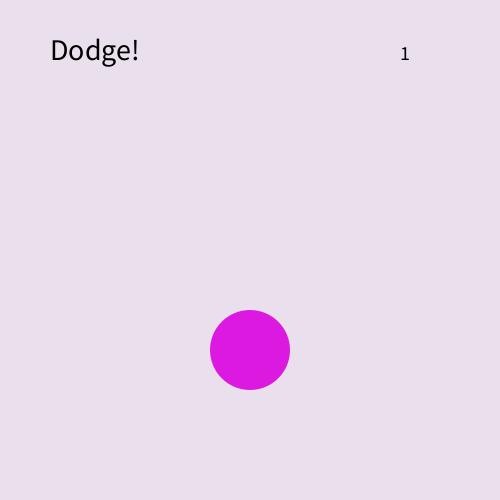
Frame 1 (no input)
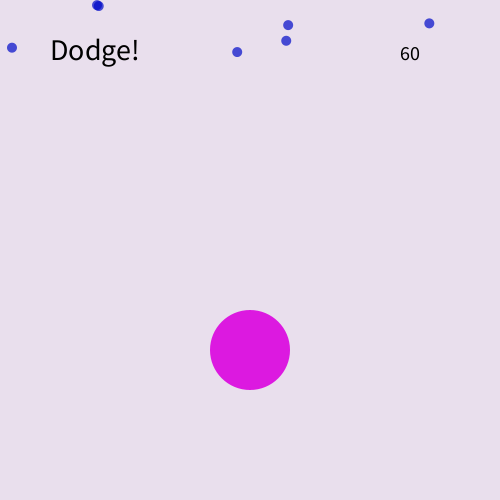
Frame 60 (the mouse pressed at the canvas centre just before this capture)
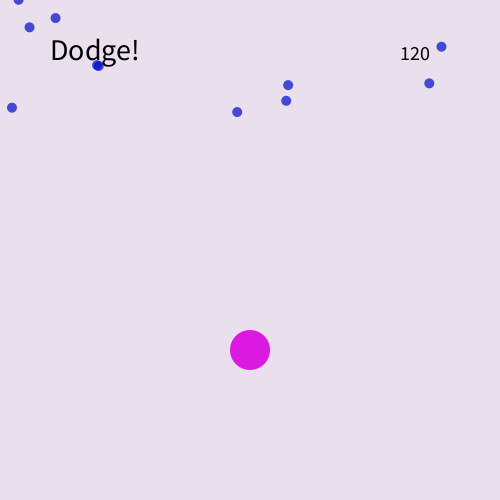
Frame 120 (the mouse held since frame 60 and released just before this capture)

The Processing sketch that drew these frames (run headless with seeded random() and noise(); from frame 60 on, the mouse is pressed at the canvas centre):

// Processing sketch: processing_50670
// ── processing_50670.pde

//Sarah Keeling, Assignment 4
//Jim Robert's Processing for the Arts, CMU Spring 2012
//Copyright 2012
//
//Falling objects taken from code on the Processing Forum found at:
//http://processing.org/discourse/yabb2/YaBB.pl?num=1275997615
//Posted by Cedric, twitter.com/CedricKiefer

FallObject myObject;

int numObjects = 40;
FallObject [] ob1 = new FallObject [numObjects];

float x = 250;
float y = 350;
float speedVar = 10;
float circleSize = 80;

float fallRate = random (-height);


void setup () {
  size (500, 500);
  smooth ();

  for (int i = 0; i < ob1.length; i++) {
    ob1 [i] = new FallObject();
    myObject = new FallObject ();
  }
}

void draw () {

  background (#E9DFED);

  ball ();
  for (int i = 0; i < ob1.length; i++) {
    ob1[i].fall ();
  }
  textSize (20);
  fill (0);
  text (frameCount, 400, 60);
  textSize (30);
  text ("Dodge!", 50, 60);
  
  if (frameCount == 11000) {
    fill(0);
    rect (0,0,width,height);
    fill (255);
    text ( "YOU WIN!", width/2, height/2);
}
}

class FallObject {

  float r = random (600);
  float fallRate = random (-height);

  void fall () {
    fallRate = fallRate + 1;
    fill(0, 10, 200, 180);
    ellipse(r, fallRate, 10, 10);

    if (fallRate > height) {
      r = random(600);
      fallRate = random(-200);
    }

    if (frameCount == 600) {
      fallRate = fallRate + 2;
    }
    if (frameCount == 2000) {
      fallRate = fallRate+ 3;
    }

    if (frameCount == 10000) {
      fallRate = fallRate+ 4;
    }
  }
}


void mousePressed () {
  if ( mousePressed ) {
    circleSize = circleSize/(2);
  }
}

void mouseReleased () {
  circleSize = 80;
}

void ball () {
  noStroke ();
  fill (#DC19E0);
  ellipse (x, y, circleSize, circleSize);
}


void keyPressed () {
  if (keyCode == UP) {
    y = y- speedVar;
  }

  if ( keyCode == DOWN ) {

    y = y + speedVar;
  }

  if (keyCode == RIGHT ) {
    x = x +  speedVar;
  }

  if ( keyCode == LEFT ) {
    x = x - speedVar;
  }
}


void time () {
  textSize (40);
  fill (255);
  text (frameCount, 400, 100);
  if (frameCount == 600) {
    speedVar = speedVar+ 5;
    text(" Level 2", width/2, 100);
  }
  
  if (frameCount == 2000) {
    speedVar = speedVar+ 20;
    text(" Level 3", width/2, 100);
  }

  if (frameCount == 10000) {
    speedVar = speedVar+ 40;
    text(" Level 4", width/2, 100);
  }
}
/*
void contactEvent () {
for (int i = 0; i < ob1.length; i++) {
    ob1[i].fall ();
    
    if (ob1 [i] = x+PI*circleSize) {
      fill (0);
      rect (0,0,width, height);
      textSize (100);
      fill (255);
      text ("Sorry, try again!", width/2, height/2);
      noLoop();
    }
  }
}
*/
